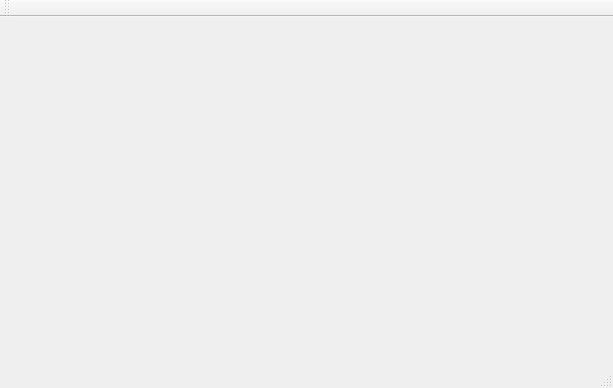
<?xml version="1.0" encoding="UTF-8"?>
<ui version="4.0">
 <class>QtMainWindowClass</class>
 <widget class="QMainWindow" name="QtMainWindowClass">
  <property name="geometry">
   <rect>
    <x>0</x>
    <y>0</y>
    <width>613</width>
    <height>388</height>
   </rect>
  </property>
  <property name="windowTitle">
   <string>QtMainWindowClass</string>
  </property>
  <widget class="QWidget" name="centralWidget"/>
  <widget class="QMenuBar" name="menuBar">
   <property name="geometry">
    <rect>
     <x>0</x>
     <y>0</y>
     <width>613</width>
     <height>21</height>
    </rect>
   </property>
  </widget>
  <widget class="QToolBar" name="mainToolBar">
   <attribute name="toolBarArea">
    <enum>TopToolBarArea</enum>
   </attribute>
   <attribute name="toolBarBreak">
    <bool>false</bool>
   </attribute>
  </widget>
  <widget class="QStatusBar" name="statusBar"/>
  <action name="actionOpen_dataset">
   <property name="text">
    <string>Open dataset...</string>
   </property>
  </action>
 </widget>
 <layoutdefault spacing="6" margin="11"/>
 <resources/>
 <connections/>
 <slots>
  <slot>handleOpenDataset()</slot>
 </slots>
</ui>
